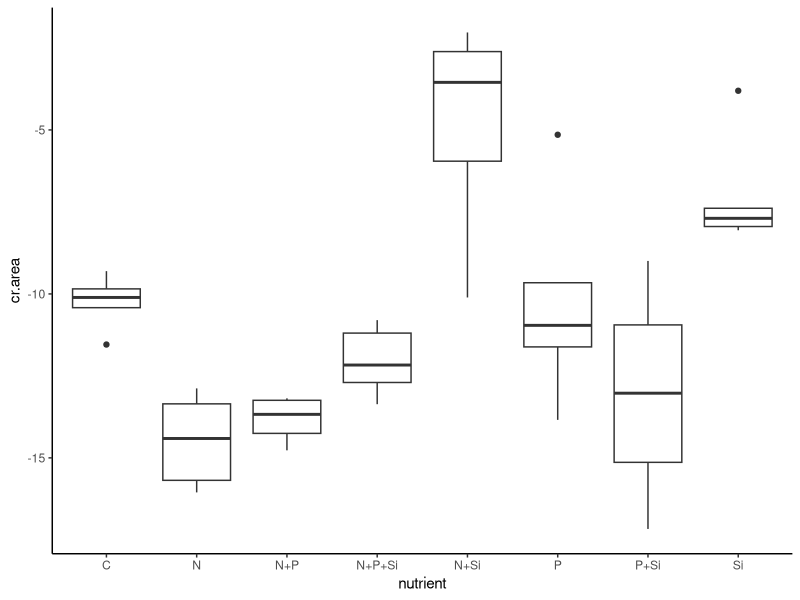
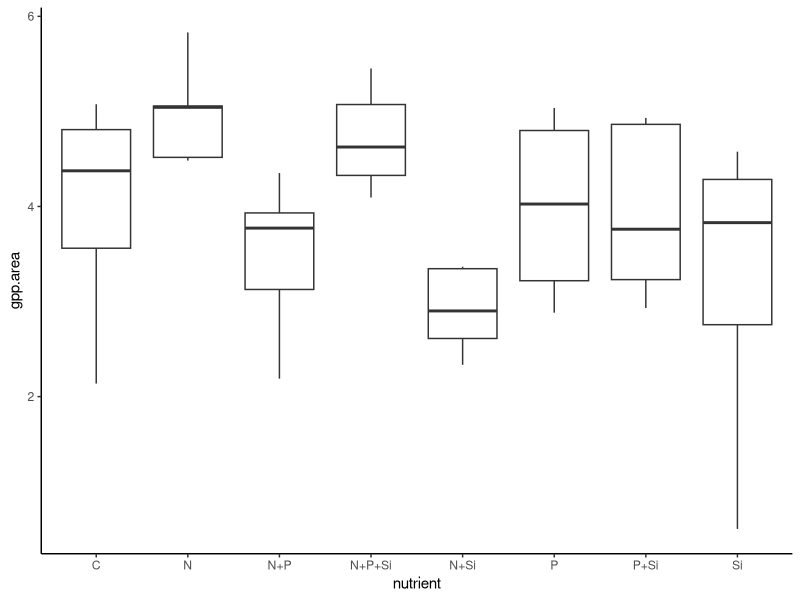
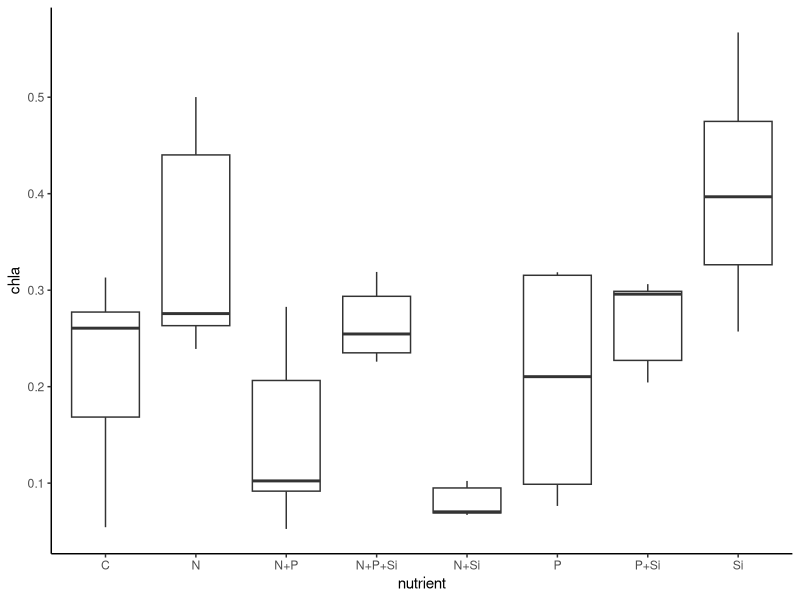
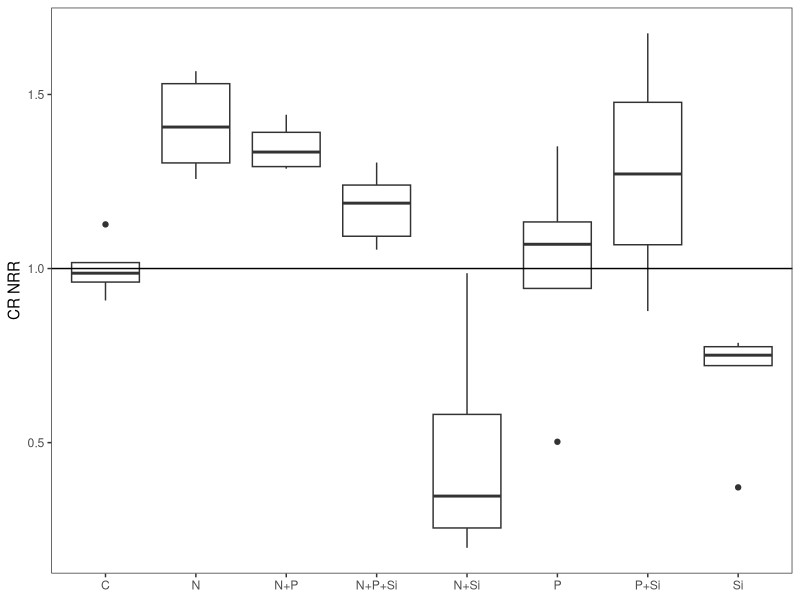
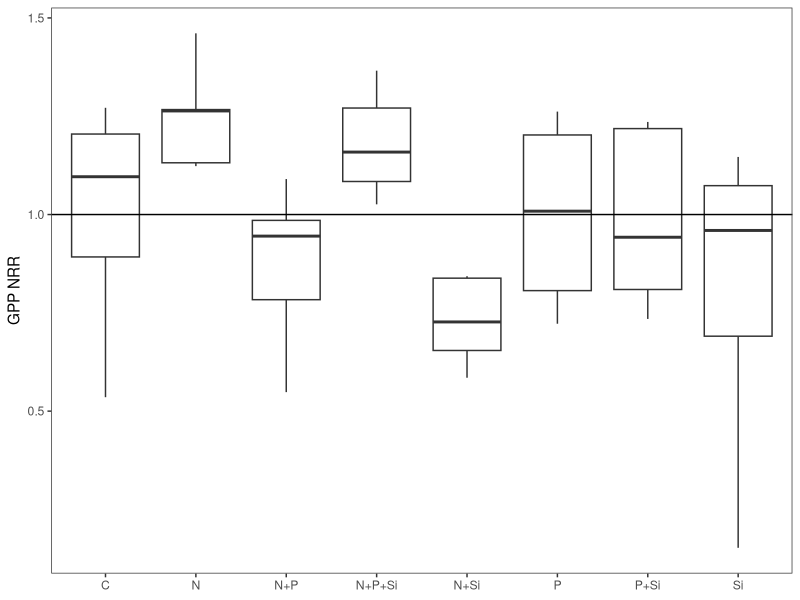
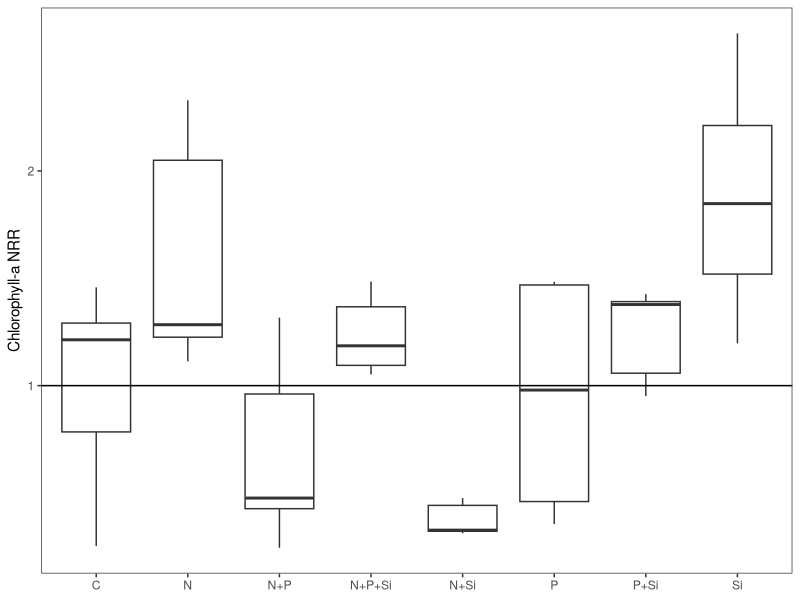
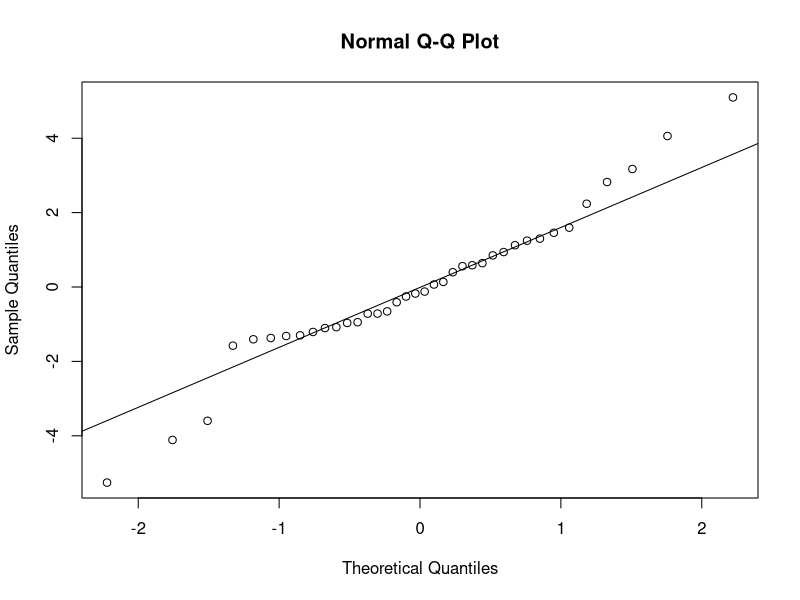
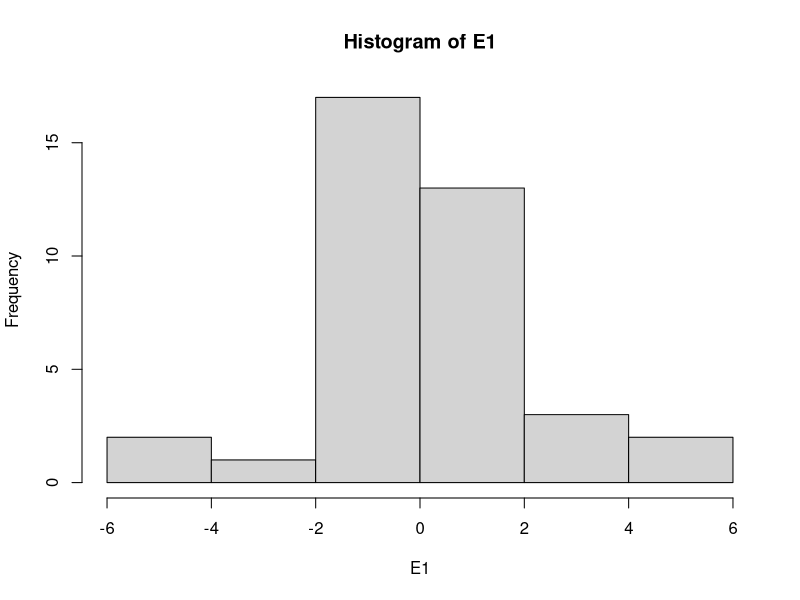

Here is the R script that generated these plots, in order: (Note: this script raises an error after producing the figures.)
#Author:  Clay Arango
#Creation date: 10-Feb-19
#Script to analyze NDS data from Summer 2018 WSB work with S. Roley and A. Alexiades

#packages
install.packages("nlme")
install.packages("nortest")
install.packages("plyr")
install.packages("dplyr")
install.packages("multcomp")
install.packages("MASS")
install.packages("ggplot2")
library(nlme)
library(nortest)
library(plyr)
library(dplyr)
library(multcomp)
library(MASS)
library(ggplot2)

#Load data
roza_fall <- read.table(file="roza_fall.csv", header=T, sep=",")

#set variable
d = roza_fall

#evaluate data to make sure factors are correct
names(d)

unique(d$nutrient) #control, N, NP, NPSi, NSi, P, PSi, Si
unique(d$N) #should be 0 and 1
unique(d$P) #should be 0 and 1
unique(d$Si) #should be 0 and 1
unique(d$top) #should be "sponge" and "glass"
#if need to change, use recode function below. 
d$top<-recode(d$top, "cellulose" ="sponge")
str(d)

#convert N and P and Si values (0 or 1 for absence or presence) to factors
d$N<-as.factor(d$N)
d$P<-as.factor(d$P)
d$Si<-as.factor(d$Si)
str(d)

#subset data into gpp and cr response
d.cr = subset(d, top=="sponge", data=d)
d.gpp = subset(d, top=="glass", data=d)

#check for outliers and check data entry before calculating CR-NRR
ggplot(d.cr, aes(x=nutrient, y=cr.area)) + geom_boxplot() + theme_classic()
#J8 and G3 are entered correctly, controls look OK
#J8 and G3 might need to be removed
#G4, J1 missing in field

#calculate nrr for cr
x<-ddply(d.cr, "nutrient", summarise, ave_cr = mean(cr.area, na.rm=T)) 
x
d.cr$cr.nrr = d.cr$cr.area/-10.244565 #divide by control ave_cr

#check for outliers and check data entry before calculating GPP- and chla-NRR
ggplot(d.gpp, aes(x=nutrient, y=gpp.area)) + geom_boxplot() + theme_classic()
#no outliers
#F3, J7 missing in field
ggplot(d.gpp, aes(x=nutrient, y=chla)) + geom_boxplot() + theme_classic()
#no outliers
#F3, J7 missing in field

#substitute b.d. chlorophyll with 1/2 detection limit using
#3*SD(y/x)/slope, where SD(y/x) is standard error of the chlorophyll regression
#make vectors for the x (chla) and y (RFU) values found in spreadsheet
#y = c(4.76, 399.36, 760.83, 1244.42, 3162.66, 5616.53)
#x = c(0, 0.025, 0.05, 0.1, 0.25, 0.5)
#summary(lm(y~x))
#chlabd = (345.52/11181.76)/2

#calculate nrr for gpp and chla
x<- ddply(d.gpp, "nutrient", summarise, ave_gpp = mean(gpp.area, na.rm=T), ave_chla = mean(chla, na.rm=T)) 
x
d.gpp$gpp.nrr = d.gpp$gpp.area/3.991310 #divide by control ave_gpp
d.gpp$chla.nrr = d.gpp$chla/0.21477638 #divide by control ave_chla
#use to exclude outliers
#x1<- ddply(subset(d.gpp, !(nds.id=="F6")), "nutrient", summarise, ave_chla = mean(chla_ug_cm2, na.rm=T)) 
#x1
#d.gpp$chla.nrr_1<-d.gpp$chla_ug_cm2/2.700340

#combine into one file and export
d.cr$chla.nrr<-NA
#d.cr$chla.nrr_1<-NA#for excluded outliers
d.cr$gpp.nrr<-NA
d.gpp$cr.nrr<-NA
d.nrr<-rbind(d.cr, d.gpp)
d.nrr$site.date<-"roza_fall"
write.table(d.nrr, "roza_fall_nrr.csv",  sep=",", quote=F, row.names =F)

###############
#plots of NRR
##############
ggplot(data=subset(d.cr, !(nutrient=="control")), aes(x=nutrient, y=cr.nrr))+geom_boxplot()+theme_bw()+
  ylab("CR NRR")+geom_abline(slope = 0, intercept = 1)+
  theme(axis.title.x=element_blank(), panel.grid.minor=element_blank(), panel.grid.major=element_blank())
#N limitation, possible P+Si secondary limitation

ggplot(data=subset(d.gpp, !(nutrient=="control")), aes(x=nutrient, y=gpp.nrr))+geom_boxplot()+theme_bw()+
  ylab("GPP NRR")+geom_abline(slope = 0, intercept = 1)+
  theme(axis.title.x=element_blank(), panel.grid.minor=element_blank(), panel.grid.major=element_blank())
#possible N limitation (but not NP), likely no limitation (i.e., light?)

ggplot(data=subset(d.gpp, !(nutrient=="control")), aes(x=nutrient, y=chla.nrr))+geom_boxplot()+theme_bw()+
  ylab("Chlorophyll-a NRR")+geom_abline(slope = 0, intercept = 1)+ 
  theme(axis.title.x=element_blank(), panel.grid.minor=element_blank(), panel.grid.major=element_blank())
#possible N limitation (but not NP), possible Si secondary limitation

##########
#NRR Summary Files
#########

GPP_sum<-ddply(d.gpp, "nutrient", summarise, ave_nrr.gpp=mean(gpp.nrr, na.rm=T), sd_nrr.gpp=sd(gpp.nrr, na.rm=T), 
               se_nrr.gpp =(sd(gpp.nrr)/sqrt(sum(!is.na(gpp.nrr)))), 
               ci95_nrr.gpp = (1.96*(sd(gpp.nrr)/sqrt(sum(!is.na(gpp.nrr))))),
               ave_nrr.chla=mean(chla.nrr, na.rm=T), sd_nrr.chla=sd(chla.nrr, na.rm=T), 
               se_nrr.chla =(sd(chla.nrr)/sqrt(sum(!is.na(chla.nrr)))), 
               ci95_nrr.chla = (1.96*(sd(chla.nrr)/sqrt(sum(!is.na(chla.nrr))))))
CR_sum<-ddply(d.cr, "nutrient", summarise, ave_nrr.cr=mean(cr.nrr, na.rm=T), sd_nrr.cr=sd(cr.nrr, na.rm=T), 
              se_nrr.cr =(sd(cr.nrr)/sqrt(sum(!is.na(cr.nrr)))), 
              ci95_nrr.cr = (1.96*(sd(cr.nrr)/sqrt(sum(!is.na(cr.nrr))))))

#now combine into one and export
d.sum<-merge(GPP_sum, CR_sum, by="nutrient")
d.sum$site_date<-"roza_fall"
write.table(d.sum, "roza_fall_summ.csv",  sep=",", quote=F, row.names=F)

############################################################
#analyze RESPIRATION data
############################################################

M1<-gls(cr.area~N*P*Si, data=d.cr, na.action=na.omit)
E1<-residuals(M1)
qqnorm(E1)
qqline(E1)
ad.test(E1)
   #residuals are normally distributed, p=0.1036
hist(E1)  
plot(M1)

plot(filter(d.cr, !is.na(cr.area)) %>% dplyr::select(nutrient), 
     E1, xlab="nutrient", ylab="Residuals")
bartlett.test(cr.area~nutrient, data=d.cr)
   #variance test is not equal, p=0.02481

anova(M1)
  
x <- group_by(d.cr, nutrient) %>%  # Grouping function causes subsequent functions to aggregate by season and reach
  summarize(cr.mean = abs(mean(cr.area, na.rm = TRUE)), # na.rm = TRUE to remove missing values
            cr.sd=abs(sd(cr.area, na.rm = TRUE)),  # na.rm = TRUE to remove missing values
            n = sum(!is.na(cr.area)), # of observations, excluding NAs. 
            cr.se=cr.sd/sqrt(n))

ggplot(data=x, aes(x=nutrient, y=cr.mean)) + 
  geom_bar(stat="identity", position=position_dodge(), color = "black") + 
  geom_errorbar(aes(ymin=cr.mean, ymax=cr.mean+cr.se), width=0.2, 
                position=position_dodge(0.9)) + 
  xlab("Nutrient") +
  ylab(expression(Respiration~(ug~O[2]~m^{-2}~h^{-1}))) +
  ylim(0,20) +
  labs(fill="Light") +
  theme_bw() +
  theme(panel.grid.major=element_blank(),
        panel.grid.minor=element_blank(),
        legend.title=element_text(size=6),
        legend.key=element_blank(), 
        legend.position=c(0.5,0.95), 
        legend.text=element_text(size=8), 
        legend.background=element_blank(), 
        legend.direction="horizontal", 
        legend.key.size=unit(0.3, "cm"), 
        axis.title.y=element_text(size=8), 
        axis.title.x=element_text(size=8), 
        axis.text.x=element_text(size=8))

#ggsave('output/figures/Roza_summer.tiff',
#       units="in",
#       width=3.25,
#       height=3.25,
#       dpi=1200,
#       compression="lzw")

#summarize nrr
x <- group_by(d.cr, nutrient) %>%  # Grouping function causes subsequent functions to aggregate by season and reach
  summarize(cr.mean = abs(mean(cr.nrr, na.rm = TRUE)), # na.rm = TRUE to remove missing values
            cr.sd=abs(sd(cr.nrr, na.rm = TRUE)),  # na.rm = TRUE to remove missing values
            n = sum(!is.na(cr.nrr)), # of observations, excluding NAs. 
            cr.se=cr.sd/sqrt(n))

############################################################
#analyze the PRODUCTION data
############################################################

M1<-gls(gpp.area~N*P*Si, data=d.gpp, na.action=na.omit) 
E1<-residuals(M1)
qqnorm(E1)
qqline(E1)
ad.test(E1)
   #residuals are normal, p=0.2136

hist(E1, xlab="residuals", main="")
plot(M1)

plot(filter(d.gpp, !is.na(gpp.area)) %>% dplyr::select(nutrient), 
     E1, xlab="nutrient", ylab="Residuals")
bartlett.test(gpp.area~nutrient, data=d.gpp)
   #variances are equal, p=0.2004

anova(M1)
  
x <- group_by(d.gpp, nutrient) %>%  # Grouping function causes subsequent functions to aggregate by season and reach
  summarize(gpp.mean = abs(mean(gpp.area, na.rm = TRUE)), # na.rm = TRUE to remove missing values
            gpp.sd=abs(sd(gpp.area, na.rm = TRUE)),  # na.rm = TRUE to remove missing values
            n = sum(!is.na(gpp.area)), # of observations, excluding NAs. 
            gpp.se=gpp.sd/sqrt(n))

ggplot(data=x, aes(x=nutrient, y=gpp.mean)) + 
  geom_bar(stat="identity", position=position_dodge(), color = "black") + 
  geom_errorbar(aes(ymin=gpp.mean, ymax=gpp.mean+gpp.se), width=0.2, 
                position=position_dodge(0.9)) + 
  xlab("Nutrient") +
  ylab(expression(Production~(ug~O[2]~m^{-2}~h^{-1}))) +
  labs(fill="Light") +
  theme_bw() +
  theme(panel.grid.major=element_blank(),
        panel.grid.minor=element_blank(), 
        legend.title=element_text(size=6), 
        legend.key=element_blank(),  
        legend.position=c(0.5,0.95),  
        legend.text=element_text(size=8),  
        legend.background=element_blank(),  
        legend.direction="horizontal",  
        legend.key.size=unit(0.3, "cm"),  
        axis.title.y=element_text(size=8),  
        axis.title.x=element_text(size=8),  
        axis.text.x=element_text(size=8))

#ggsave('output/figures/gppByNutrient.tiff',
#       units="in",
#       width=3.25,
#       height=3.25,
#       dpi=1200,
#       compression="lzw")

#summarize nrr
x <- group_by(d.gpp, nutrient) %>%  # Grouping function causes subsequent functions to aggregate by season and reach
  summarize(gpp.mean = abs(mean(gpp.nrr, na.rm = TRUE)), # na.rm = TRUE to remove missing values
            gpp.sd=abs(sd(gpp.nrr, na.rm = TRUE)),  # na.rm = TRUE to remove missing values
            n = sum(!is.na(gpp.nrr)), # of observations, excluding NAs. 
            gpp.se=gpp.sd/sqrt(n))

############################################################
#analyze the CHL-A biomass on disks

M1<-gls(chla~N*P*Si, data=d.gpp, na.action=na.omit) 
E1<-residuals(M1)
qqnorm(E1)
qqline(E1)
ad.test(E1)
#residuals are normal, p=0.9033

hist(E1, xlab="residuals", main="")
plot(M1)

plot(filter(d.gpp, !is.na(gpp.area)) %>% dplyr::select(nutrient), 
     E1, xlab="nutrient", ylab="Residuals")
bartlett.test(gpp.area~nutrient, data=d.gpp)
#variances are equal, p=0.2004

anova(M1)
